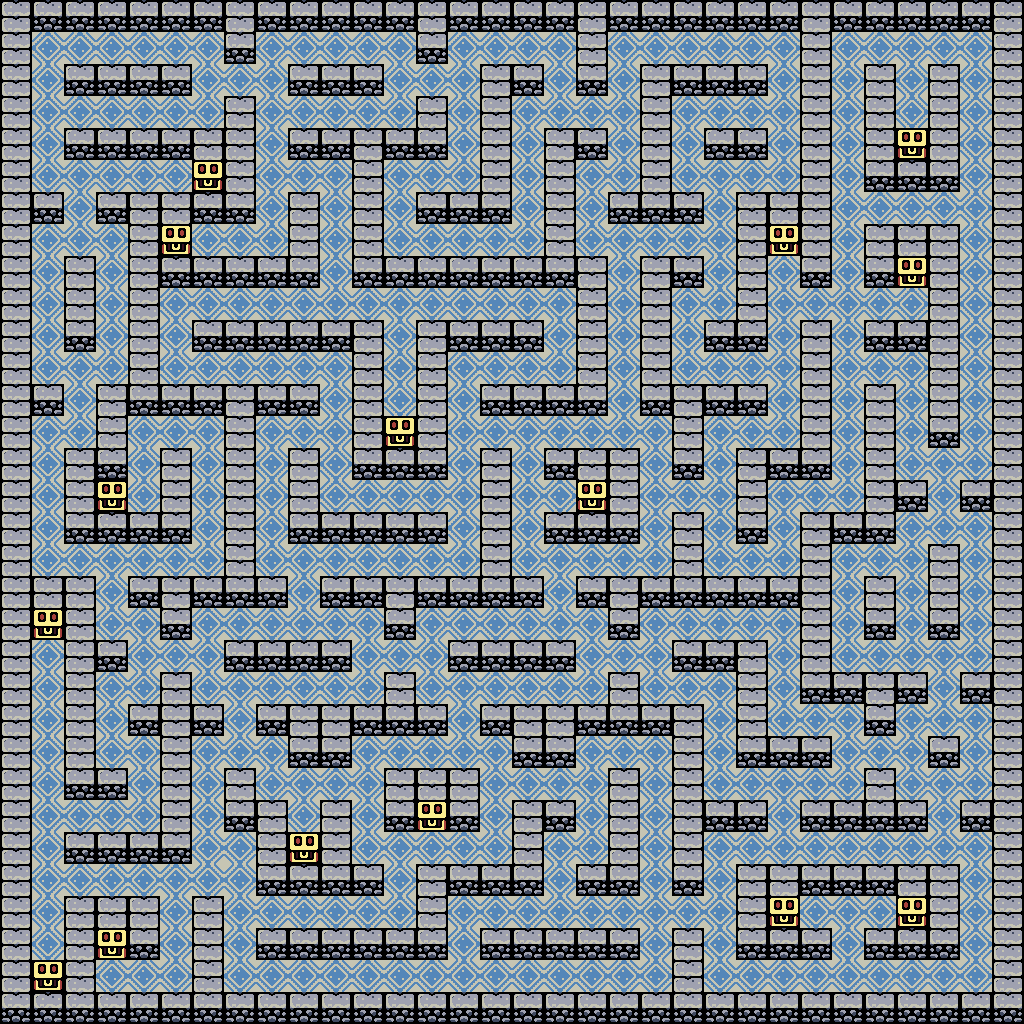

A 2D game scene composited from a Tiled map and its tileset images. What follows is a short description and the map's XML, with each tile layer's data collapsed to a summary:
An orthogonal 32x32 tile map with 32x32 px tiles, 1 tile layer (walls).

<map version="1.0" orientation="orthogonal" renderorder="right-down" width="32" height="32" tilewidth="32" tileheight="32">
 <tileset firstgid="1" name="dungeon" tilewidth="32" tileheight="32">
  <image source="assets/dungeon.png" width="128" height="128" />
 </tileset>
 <layer name="walls" width="32" height="32">
  <data>[1024 cells, 1024 non-empty, 4 distinct tile ids]</data>
 </layer>
</map>